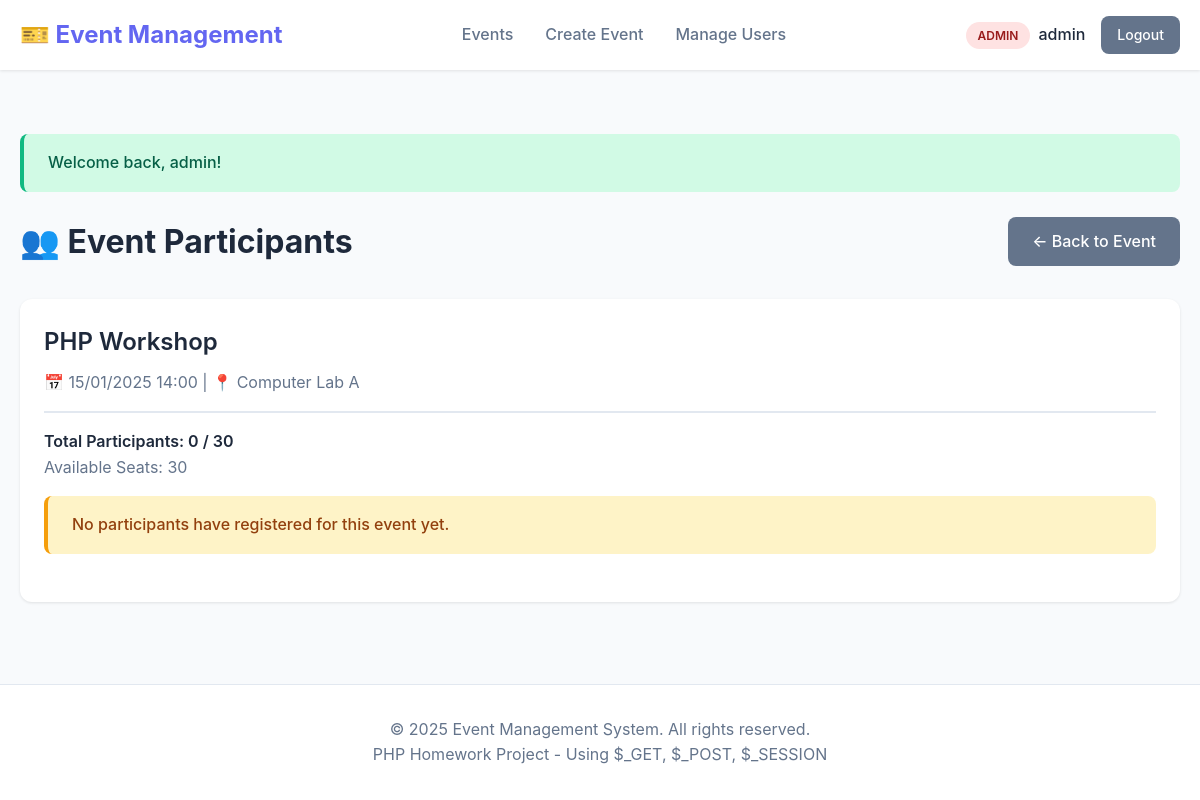
Page /view_participants.php?event_id=1 (signed in) on the committed database.
### tables this page shows
CREATE TABLE IF NOT EXISTS events (
    id INT AUTO_INCREMENT PRIMARY KEY,
    organizer_id INT NOT NULL,
    title VARCHAR(200) NOT NULL,
    description TEXT,
    event_date DATETIME NOT NULL,
    location VARCHAR(255),
    max_participants INT DEFAULT 100,
    created_at TIMESTAMP DEFAULT CURRENT_TIMESTAMP,
    FOREIGN KEY (organizer_id) REFERENCES users(id) ON DELETE CASCADE,
    INDEX idx_organizer (organizer_id),
    INDEX idx_event_date (event_date)
);

### view_participants.php (the view, shortened to what this page needs)
<?php
require_once 'config.php';
$current_user = get_user_info();
$event_id = isset($_GET['event_id']) ? (int)$_GET['event_id'] : 0;
$stmt = $pdo->prepare("SELECT e.*, u.username as organizer_name FROM events e JOIN users u ON e.organizer_id = u.id WHERE e.id = ?");
$stmt->execute([$event_id]);
if (!user_owns_event($pdo, $event_id, $current_user['id']) && $current_user['role'] !== 'admin') {
    $_SESSION['error_message'] = "You don't have permission to view participants for this event";
    redirect('index.php');
}
$stmt = $pdo->prepare("
    SELECT t.*, u.username, u.email, t.purchase_date
    FROM tickets t
    JOIN users u ON t.user_id = u.id
    WHERE t.event_id = ? AND t.status = 'active'
    ORDER BY t.purchase_date ASC
");
$stmt->execute([$event_id]);
$participants = $stmt->fetchAll();
include 'header.php';
?>
<?php echo display_messages(); ?>
<div class="page-header">
    <h1 class="page-title">👥 Event Participants</h1>
    <a href="event_details.php?id=<?php echo $event_id; ?>" class="btn btn-secondary">← Back to Event</a>
</div>
<div class="card">
    <div class="card-header">
        <h2 class="card-title"><?php echo sanitize_input($event['title']); ?></h2>
        <p style="color: var(--text-secondary); margin-top: 0.5rem;">
            📅 <?php echo format_date($event['event_date']); ?> |
            📍 <?php echo sanitize_input($event['location']); ?>
        </p>
    </div>
    <div style="margin-bottom: 1rem;">
        <p style="font-weight: 600; color: var(--text-primary);">
            Total Participants: <?php echo count($participants); ?> / <?php echo $event['max_participants']; ?>
        </p>
        <p style="color: var(--text-secondary);">
            Available Seats: <?php echo get_available_seats($pdo, $event_id); ?>
        </p>
    </div>
    <?php if (empty($participants)): ?>
        <div class="alert alert-warning">
            No participants have registered for this event yet.
        </div>
    <?php endif; ?>
</div>
<?php include 'footer.php'; ?>

### style.css (style rules this page uses)
:root { --primary-color: #6366f1; --primary-dark: #4f46e5; --secondary-color: #64748b; --success-color: #10b981; --error-color: #ef4444; --warning-color: #f59e0b; --background: #f8fafc; --surface: #ffffff; --text-primary: #1e293b; --text-secondary: #64748b; --border-color: #e2e8f0; --shadow: 0 1px 3px rgba(0, 0, 0, 0.1); --shadow-lg: 0 10px 25px rgba(0, 0, 0, 0.1); }
* { margin: 0; padding: 0; box-sizing: border-box; }
body { font-family: -apple-system, BlinkMacSystemFont, 'Segoe UI', Roboto, 'Helvetica Neue', Arial, sans-serif; background-color: var(--background); color: var(--text-primary); line-height: 1.6; min-height: 100vh; display: flex; flex-direction: column; }
.btn { display: inline-block; padding: 0.75rem 1.5rem; border: none; border-radius: 0.5rem; font-size: 1rem; font-weight: 500; text-decoration: none; cursor: pointer; transition: all 0.3s; text-align: center; }
.btn-secondary { background: var(--secondary-color); color: white; }
.alert { padding: 1rem 1.5rem; border-radius: 0.5rem; margin-bottom: 1.5rem; font-weight: 500; }
.alert-warning { background: #fef3c7; color: #92400e; border-left: 4px solid var(--warning-color); }
.card { background: var(--surface); border-radius: 0.75rem; padding: 1.5rem; box-shadow: var(--shadow); margin-bottom: 1.5rem; }
.card-header { border-bottom: 2px solid var(--border-color); padding-bottom: 1rem; margin-bottom: 1rem; }
.card-title { font-size: 1.5rem; font-weight: 600; color: var(--text-primary); }
.page-header { display: flex; justify-content: space-between; align-items: center; margin-bottom: 2rem; }
.page-title { font-size: 2rem; font-weight: 700; color: var(--text-primary); }

### rows in the picture
events: title "PHP Workshop", event_date "15/01/2025 14:00", location "Computer Lab A", max_participants "30"

### other values in the picture
$current_user['role'] "ADMIN"
sanitize_input($current_user['username']) "admin"
sanitize_input($_SESSION['success_message']) "Welcome back, admin!"
count($participants) "0"
get_available_seats($pdo, $event_id) "30"
